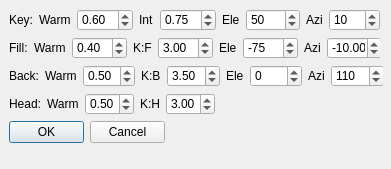
<?xml version="1.0" encoding="UTF-8"?>
<ui version="4.0">
 <class>dialog_light</class>
 <widget class="QDialog" name="dialog_light">
  <property name="geometry">
   <rect>
    <x>0</x>
    <y>0</y>
    <width>391</width>
    <height>169</height>
   </rect>
  </property>
  <property name="windowTitle">
   <string>Lights</string>
  </property>
  <widget class="QDialogButtonBox" name="ok_lights">
   <property name="geometry">
    <rect>
     <x>9</x>
     <y>121</y>
     <width>156</width>
     <height>23</height>
    </rect>
   </property>
   <property name="orientation">
    <enum>Qt::Horizontal</enum>
   </property>
   <property name="standardButtons">
    <set>QDialogButtonBox::Cancel|QDialogButtonBox::Ok</set>
   </property>
  </widget>
  <widget class="QWidget" name="">
   <property name="geometry">
    <rect>
     <x>9</x>
     <y>9</y>
     <width>371</width>
     <height>22</height>
    </rect>
   </property>
   <layout class="QGridLayout" name="gridLayout">
    <item row="0" column="0">
     <widget class="QLabel" name="label">
      <property name="text">
       <string>Key:</string>
      </property>
     </widget>
    </item>
    <item row="0" column="1">
     <widget class="QLabel" name="label_5">
      <property name="text">
       <string>Warm</string>
      </property>
     </widget>
    </item>
    <item row="0" column="2">
     <widget class="QDoubleSpinBox" name="keywarmth">
      <property name="value">
       <double>0.600000000000000</double>
      </property>
     </widget>
    </item>
    <item row="0" column="3">
     <widget class="QLabel" name="label_3">
      <property name="text">
       <string>Int</string>
      </property>
     </widget>
    </item>
    <item row="0" column="4">
     <widget class="QDoubleSpinBox" name="keyint">
      <property name="value">
       <double>0.750000000000000</double>
      </property>
     </widget>
    </item>
    <item row="0" column="5">
     <widget class="QLabel" name="label_4">
      <property name="text">
       <string>Ele</string>
      </property>
     </widget>
    </item>
    <item row="0" column="6">
     <widget class="QDoubleSpinBox" name="keyele">
      <property name="decimals">
       <number>0</number>
      </property>
      <property name="maximum">
       <double>1000.000000000000000</double>
      </property>
      <property name="value">
       <double>50.000000000000000</double>
      </property>
     </widget>
    </item>
    <item row="0" column="7">
     <widget class="QLabel" name="label_2">
      <property name="text">
       <string>Azi</string>
      </property>
     </widget>
    </item>
    <item row="0" column="8">
     <widget class="QDoubleSpinBox" name="keyazi">
      <property name="decimals">
       <number>0</number>
      </property>
      <property name="minimum">
       <double>-100.000000000000000</double>
      </property>
      <property name="value">
       <double>10.000000000000000</double>
      </property>
     </widget>
    </item>
   </layout>
  </widget>
  <widget class="QWidget" name="">
   <property name="geometry">
    <rect>
     <x>9</x>
     <y>37</y>
     <width>371</width>
     <height>22</height>
    </rect>
   </property>
   <layout class="QGridLayout" name="gridLayout_2">
    <item row="0" column="0">
     <widget class="QLabel" name="label_16">
      <property name="text">
       <string>Fill:</string>
      </property>
     </widget>
    </item>
    <item row="0" column="1">
     <widget class="QLabel" name="label_8">
      <property name="text">
       <string>Warm</string>
      </property>
     </widget>
    </item>
    <item row="0" column="2">
     <widget class="QDoubleSpinBox" name="fillwarm">
      <property name="value">
       <double>0.400000000000000</double>
      </property>
     </widget>
    </item>
    <item row="0" column="3">
     <widget class="QLabel" name="label_9">
      <property name="text">
       <string>K:F</string>
      </property>
     </widget>
    </item>
    <item row="0" column="4">
     <widget class="QDoubleSpinBox" name="fillkf">
      <property name="value">
       <double>3.000000000000000</double>
      </property>
     </widget>
    </item>
    <item row="0" column="5">
     <widget class="QLabel" name="label_12">
      <property name="text">
       <string>Ele</string>
      </property>
     </widget>
    </item>
    <item row="0" column="6">
     <widget class="QDoubleSpinBox" name="fillele">
      <property name="decimals">
       <number>0</number>
      </property>
      <property name="minimum">
       <double>-1000.000000000000000</double>
      </property>
      <property name="maximum">
       <double>1000.000000000000000</double>
      </property>
      <property name="value">
       <double>-75.000000000000000</double>
      </property>
     </widget>
    </item>
    <item row="0" column="7">
     <widget class="QLabel" name="label_14">
      <property name="text">
       <string>Azi</string>
      </property>
     </widget>
    </item>
    <item row="0" column="8">
     <widget class="QDoubleSpinBox" name="fillazi">
      <property name="minimum">
       <double>-100.000000000000000</double>
      </property>
      <property name="maximum">
       <double>100.000000000000000</double>
      </property>
      <property name="value">
       <double>-10.000000000000000</double>
      </property>
     </widget>
    </item>
   </layout>
  </widget>
  <widget class="QWidget" name="">
   <property name="geometry">
    <rect>
     <x>9</x>
     <y>65</y>
     <width>374</width>
     <height>22</height>
    </rect>
   </property>
   <layout class="QGridLayout" name="gridLayout_3">
    <item row="0" column="0">
     <widget class="QLabel" name="label_17">
      <property name="text">
       <string>Back:</string>
      </property>
     </widget>
    </item>
    <item row="0" column="1">
     <widget class="QLabel" name="label_6">
      <property name="text">
       <string>Warm</string>
      </property>
     </widget>
    </item>
    <item row="0" column="2">
     <widget class="QDoubleSpinBox" name="backwarm">
      <property name="value">
       <double>0.500000000000000</double>
      </property>
     </widget>
    </item>
    <item row="0" column="3">
     <widget class="QLabel" name="label_10">
      <property name="text">
       <string>K:B</string>
      </property>
     </widget>
    </item>
    <item row="0" column="4">
     <widget class="QDoubleSpinBox" name="backkb">
      <property name="value">
       <double>3.500000000000000</double>
      </property>
     </widget>
    </item>
    <item row="0" column="5">
     <widget class="QLabel" name="label_13">
      <property name="text">
       <string>Ele</string>
      </property>
     </widget>
    </item>
    <item row="0" column="6">
     <widget class="QDoubleSpinBox" name="backele">
      <property name="decimals">
       <number>0</number>
      </property>
      <property name="minimum">
       <double>-1000.000000000000000</double>
      </property>
      <property name="value">
       <double>0.000000000000000</double>
      </property>
     </widget>
    </item>
    <item row="0" column="7">
     <widget class="QLabel" name="label_15">
      <property name="text">
       <string>Azi</string>
      </property>
     </widget>
    </item>
    <item row="0" column="8">
     <widget class="QDoubleSpinBox" name="backazi">
      <property name="decimals">
       <number>0</number>
      </property>
      <property name="minimum">
       <double>-1000.000000000000000</double>
      </property>
      <property name="maximum">
       <double>1000.000000000000000</double>
      </property>
      <property name="value">
       <double>110.000000000000000</double>
      </property>
     </widget>
    </item>
   </layout>
  </widget>
  <widget class="QWidget" name="">
   <property name="geometry">
    <rect>
     <x>9</x>
     <y>93</y>
     <width>206</width>
     <height>22</height>
    </rect>
   </property>
   <layout class="QGridLayout" name="gridLayout_4">
    <item row="0" column="0">
     <widget class="QLabel" name="label_18">
      <property name="text">
       <string>Head:</string>
      </property>
     </widget>
    </item>
    <item row="0" column="1">
     <widget class="QLabel" name="label_7">
      <property name="text">
       <string>Warm</string>
      </property>
     </widget>
    </item>
    <item row="0" column="2">
     <widget class="QDoubleSpinBox" name="headwarm">
      <property name="value">
       <double>0.500000000000000</double>
      </property>
     </widget>
    </item>
    <item row="0" column="3">
     <widget class="QLabel" name="label_11">
      <property name="text">
       <string>K:H</string>
      </property>
     </widget>
    </item>
    <item row="0" column="4">
     <widget class="QDoubleSpinBox" name="headkh">
      <property name="value">
       <double>3.000000000000000</double>
      </property>
     </widget>
    </item>
   </layout>
  </widget>
 </widget>
 <resources/>
 <connections>
  <connection>
   <sender>ok_lights</sender>
   <signal>accepted()</signal>
   <receiver>dialog_light</receiver>
   <slot>accept()</slot>
   <hints>
    <hint type="sourcelabel">
     <x>248</x>
     <y>254</y>
    </hint>
    <hint type="destinationlabel">
     <x>157</x>
     <y>274</y>
    </hint>
   </hints>
  </connection>
  <connection>
   <sender>ok_lights</sender>
   <signal>rejected()</signal>
   <receiver>dialog_light</receiver>
   <slot>reject()</slot>
   <hints>
    <hint type="sourcelabel">
     <x>316</x>
     <y>260</y>
    </hint>
    <hint type="destinationlabel">
     <x>286</x>
     <y>274</y>
    </hint>
   </hints>
  </connection>
 </connections>
</ui>
